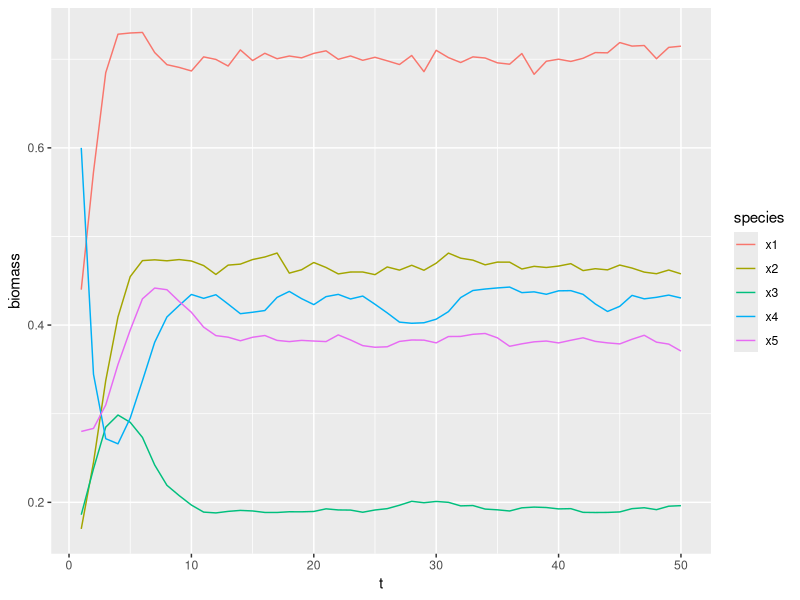
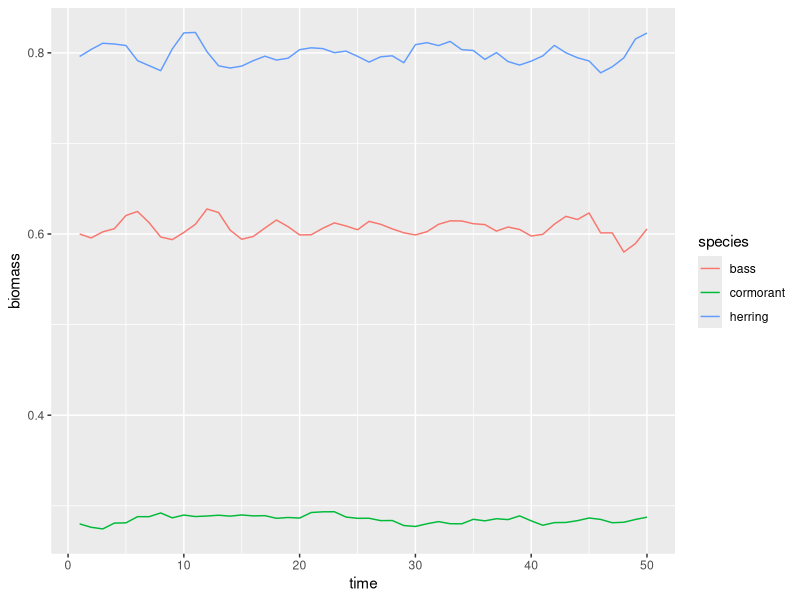

These charts were generated, in order, by the following R code: (Note: this script raises an error after producing the figures.)
## ---- chunk 1
library(tidyverse)
## ---- chunk 2

model_5sp <- function(u_prey = 0.5,
                      u_pred = 0.5,
                      sigma = 0.05,
                      x1o = 0.44, # unfushed equib
                      x2o = 0.17,
                      x3o = 0.186,
                      x4o = 0.600,
                      x5o = 0.280,
                      Tmax = 50) {
    x1 <- x2 <- x3 <- x4 <- x5 <- numeric(Tmax)
    s1 <- s2 <- s3 <- s4 <- numeric(Tmax)
    xi1 <- rnorm(Tmax, 0, sigma)
    xi2 <- rnorm(Tmax, 0, sigma)
    xi3 <- rnorm(Tmax, 0, sigma)
    xi4 <- rnorm(Tmax, 0, sigma)
    xi5 <- rnorm(Tmax, 0, sigma)

    x1[1] <- x1o
    x2[1] <- x2o
    x3[1] <- x3o
    x4[1] <- x4o
    x5[1] <- x5o
   
    for (t in 1:(Tmax-1)) {
        s1[t] <- x1[t] * (1 - u_prey)
        s2[t] <- x2[t] * (1 - u_prey)
        s3[t] <- x3[t] * (1 - u_prey)
        s4[t] <- x4[t] * (1 - u_pred)

        x1[t+1] = s1[t]*exp(1.0213 - s1[t] - 0.0861*s2[t] - 0.3141*s3[t] - 0.7252*s4[t] - 0.2445*x5[t] + xi1[t])
        x2[t+1] = s2[t]*exp(1.0289 - 0.4765*s1[t] - s2[t] - 0.1370*s3[t] - 0.9811*s4[t] - 0.0915*x5[t] + xi2[t])
        x3[t+1] = s3[t]*exp(1.0207 - 0.3193*s1[t] - 0.3461*s2[t] - s3[t] - 0.6367*s4[t] - 0.8716*x5[t] + xi3[t])
        x4[t+1] = s4[t]*exp(0.7252*s1[t] + 0.9811*s2[t] + 0.6367*s3[t] - s4[t] + xi4[t])
        x5[t+1] = x5[t]*exp(0.2445*s1[t] + 0.0915*s2[t] + 0.8716*s3[t] - x5[t] +  xi5[t])

    }
    df <- tibble(t = 1:Tmax, x1, x2, x3, x4, x5)
    df
}

## ---- chunk 3
clip <- function(x, lower=0, upper=1) {
    x[x <= lower] <- lower
    x[x >= upper] <- upper
    x
}

utility <- function(x) {
    delta <- 0.999
    w3 <- 0.5
    w2 <- 0.25
    w1 <- 1 - (w2 + w3)
    u_prey <- clip(x[1], 0, 1)
    u_pred <- clip(x[2], 0, 1)
    df <- model_5sp(u_prey, u_pred)
    R <- 
        w1 * u_prey * (df$x1 + df$x2 + df$x3) +
        w2 * u_pred * df$x4 +
        w3 * df$x5
    t <- seq_along(R)
    - as.numeric(R %*% delta ^ t)
    }

-utility(c(0.5,0.5))
-utility(c(0,1))
-utility(c(1,0))
-utility(c(0,0))

o <- optim(c(0.,0.), utility, method="L-BFGS-B", lower = c(0,0), upper = c(1,1))
o$par
o$value

o <- optim(c(0.5,0.1), utility)
clip(o$par, 0, 1)
o$value

o <- optim(c(0.5,0.5), utility, method="SANN")
clip(o$par, 0, 1)
o$value

## ---- chunk 4
df <- model_5sp(0, .6, sigma = 0.01)

df %>%
    pivot_longer(tidyselect::starts_with("x"),
                    names_to = "species",
                    values_to = "biomass") %>%
    ggplot(aes(t, biomass, col= species)) + geom_path()
## ---- chunk 5
df <- model_5sp(0, 0., sigma = 0.01)

df %>%
    transmute(time = t, cormorant = x5, bass = x4, herring = x1+x2+x3) %>%
    pivot_longer(any_of(c("cormorant", "bass", "herring")),
                    names_to = "species",
                    values_to = "biomass") %>%
    ggplot(aes(time, biomass, col= species)) + geom_path()
## ---- chunk 6

model_1sp <- function(u = 0, A = 2, R = 1.6, Tmax=50, x1o = .8, sigma = 0.01) {

    omega1 <- rnorm(Tmax, 0, sigma)

    s1 <- x1 <- numeric(Tmax)
    x1[1] <- x1o

    for (t in 1:(Tmax-1)) {
        s1[t] <- x1[t] * (1 - u)
        x1[t+1] <- s1[t] * exp(R - s1[t] * A + omega1[t])
    }

    df <- tibble(time = 1:Tmax, x1)
}

df <- model_1sp(0)
df %>% ggplot(aes(t, x1)) + geom_path()

## ---- chunk 7
utility <- function(x) {
    delta <- 0.999
    u <- clip(x, 0, 1)
    df <- model_1sp(u)
    R <- u * df$x1 
    t <- seq_along(R)
    - as.numeric(R %*% delta ^ t)
    }

o <- optimize(utility, c(0,1))
o$minimum
## ---- chunk 8
df <- model_1sp(o$minimum)
df %>% ggplot(aes(t, x1)) + geom_path()
## ---- chunk 9
R1 <- R2 <- 3
A1 <- A2 <- 2
B1 <- 0.5
B2 <- -0.3
Tmax <- 50
omega1 <- rnorm(Tmax, 0, 0.001)
omega2 <- rnorm(Tmax, 0, 0.001)

u1 <- u2 <- s1 <- s2 <- x1 <- x2 <- numeric(Tmax)
x1[1] <- 1
x2[1] <- 1

# or, constant strategy
u1 <- rep(.2, Tmax)
u2 <- rep(.5, Tmax)

for (t in 1:(Tmax-1)) {
    s1[t] <- x1[t] * (1 - u1[t])
    s2[t] <- x2[t] * (1 - u2[t])
    x1[t+1] <- s1[t] * exp(R1 - A1 * s1[t] - B1 * s2[t] + omega1[t])
    x2[t+1] <- s2[t] * exp(R2 - A2 * s1[t] - B2 * s1[t] + omega2[t])
}

df <- data.frame(time = 1:Tmax, x1, x2, u1, u2)
